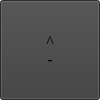
<?xml version="1.0" encoding="UTF-8"?>
<ui version="4.0">
 <class>CommonMenuButton</class>
 <widget class="QWidget" name="CommonMenuButton">
  <property name="geometry">
   <rect>
    <x>0</x>
    <y>0</y>
    <width>100</width>
    <height>100</height>
   </rect>
  </property>
  <property name="windowTitle">
   <string>Form</string>
  </property>
  <layout class="QGridLayout" name="gridLayout">
   <property name="leftMargin">
    <number>0</number>
   </property>
   <property name="topMargin">
    <number>0</number>
   </property>
   <property name="rightMargin">
    <number>0</number>
   </property>
   <property name="bottomMargin">
    <number>0</number>
   </property>
   <property name="spacing">
    <number>0</number>
   </property>
   <item row="0" column="0">
    <widget class="QWidget" name="widget" native="true">
     <layout class="QGridLayout" name="gridLayout_2">
      <property name="leftMargin">
       <number>0</number>
      </property>
      <property name="topMargin">
       <number>0</number>
      </property>
      <property name="rightMargin">
       <number>0</number>
      </property>
      <property name="bottomMargin">
       <number>0</number>
      </property>
      <property name="spacing">
       <number>0</number>
      </property>
      <item row="0" column="0">
       <widget class="QPushButton" name="pushButton">
        <property name="sizePolicy">
         <sizepolicy hsizetype="Preferred" vsizetype="Preferred">
          <horstretch>0</horstretch>
          <verstretch>0</verstretch>
         </sizepolicy>
        </property>
        <property name="font">
         <font>
          <family>Times New Roman</family>
          <pointsize>12</pointsize>
         </font>
        </property>
        <property name="styleSheet">
         <string notr="true">QPushButton {
background-color:rgba(61, 61, 61, 255);
border-color: rgba(255, 255, 255, 0);
}</string>
        </property>
        <property name="text">
         <string>^
-</string>
        </property>
       </widget>
      </item>
     </layout>
    </widget>
   </item>
  </layout>
 </widget>
 <resources/>
 <connections/>
</ui>
